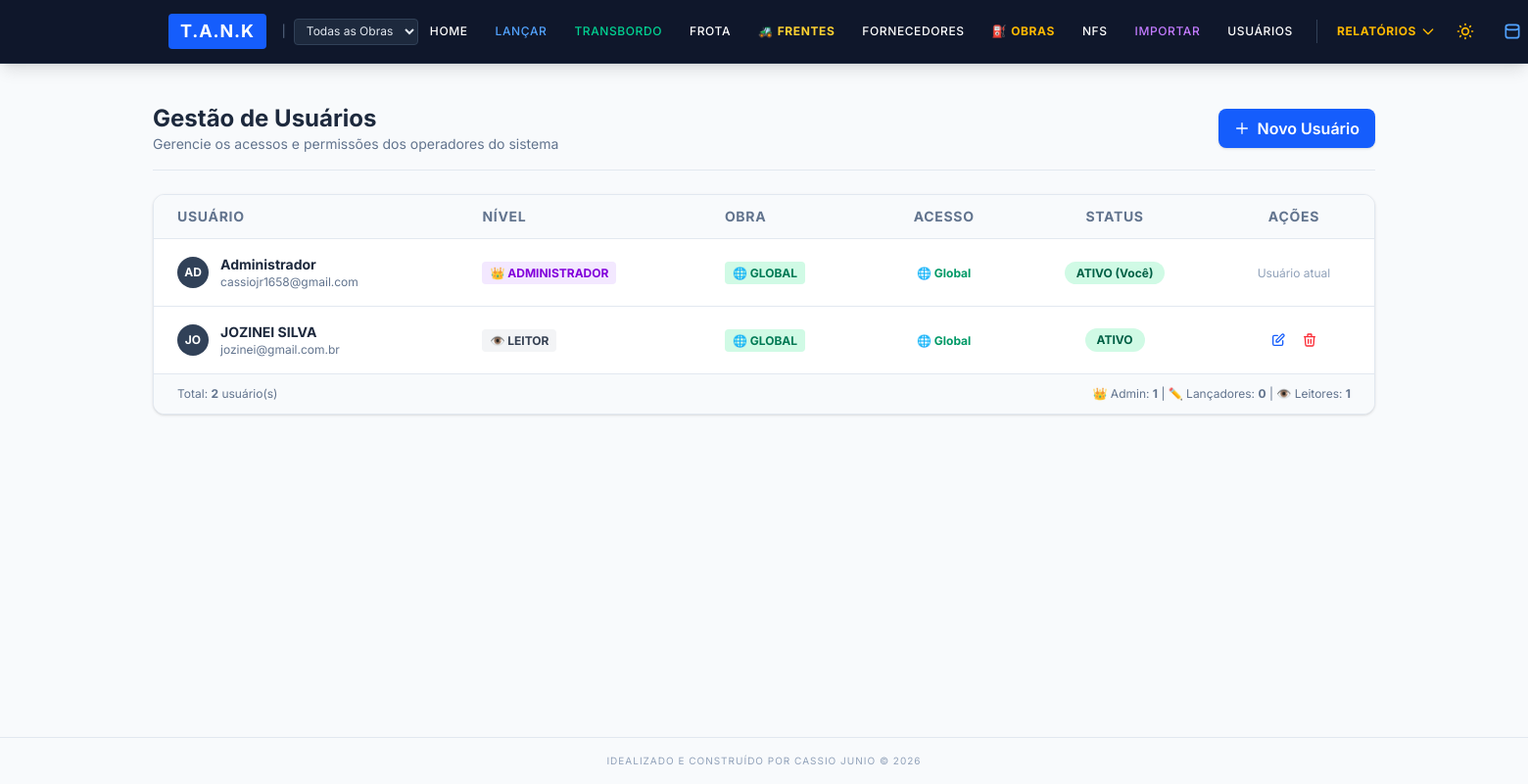
/usuarios (signed in), run on the app's committed database.
### app/models.py (models this page shows, shortened)
class Usuario(UserMixin, db.Model):
    __tablename__ = 'usuarios'
    id = db.Column(db.Integer, primary_key=True)
    nome = db.Column(db.String(100), nullable=False)
    email = db.Column(db.String(120), unique=True, nullable=False, index=True)
    senha_hash = db.Column(db.String(255), nullable=False)
    nivel_acesso = db.Column(db.String(20), nullable=False, default='lancador')
    ativo = db.Column(db.Boolean, default=True, nullable=False)
    data_criacao = db.Column(db.DateTime, default=datetime.utcnow)
    acesso_global = db.Column(db.Boolean, default=False)  # True = vê todas as obras
    obra_padrao_id = db.Column(db.Integer, db.ForeignKey('obras.id'), nullable=True)
    abastecimentos_lancados = db.relationship('Abastecimento', backref='usuario_lancador', lazy=True)
    @property
    def is_admin(self):
        return self.nivel_acesso == 'administrador'
    @property
    def is_lancador(self):
        return self.nivel_acesso in ['administrador', 'lancador']
    @property
    def is_global(self):
        return self.acesso_global or self.is_admin

### app/routes/cadastros.py (the view, shortened to what this page needs)
@cadastros_bp.route('/usuarios', methods=['GET', 'POST'])
@admin_required
def usuarios():
    return render_template(
        'usuarios.html',
        usuarios=Usuario.query.order_by(Usuario.nome).all(),
        obras_lista=Obra.query.filter_by(ativa=True).order_by(Obra.nome).all()
    )

### app/models.py (called while the page is built)
@login_manager.user_loader
def load_user(user_id):
    return Usuario.query.get(int(user_id))

### app/routes/auth.py (called while the page is built)
def admin_required(f):
    @wraps(f)
    def decorated_function(*args, **kwargs):
        if not current_user.is_authenticated or not current_user.is_admin:
            flash('Acesso negado. Funcionalidade restrita a Administradores.', 'danger')
            return redirect(url_for('dashboard.index'))
        return f(*args, **kwargs)
    return decorated_function

### app/templates/usuarios.html (shortened to what this page needs)
{% extends "base.html" %}
{% block content %}
<div x-data="{ openModal: false, editMode: false, usuarioEdit: {} }" class="space-y-6">
    <div class="flex flex-col sm:flex-row sm:items-center sm:justify-between border-b border-slate-200 dark:border-slate-700 pb-4">
        <div>
            <h1 class="text-2xl font-bold text-slate-800 dark:text-white">Gestão de Usuários</h1>
            <p class="text-slate-500 dark:text-slate-400 text-sm">Gerencie os acessos e permissões dos operadores do sistema</p>
        </div>
        <button @click="openModal = true; editMode = false; usuarioEdit = {}"
                class="mt-3 sm:mt-0 bg-blue-600 hover:bg-blue-700 text-white px-4 py-2 rounded-lg font-semibold shadow-sm transition flex items-center gap-2">
            <svg class="w-4 h-4" fill="none" stroke="currentColor" viewBox="0 0 24 24">
                <path stroke-linecap="round" stroke-linejoin="round" stroke-width="2" d="M12 4v16m8-8H4"></path>
            </svg>
            Novo Usuário
        </button>
    </div>
    <div class="bg-white dark:bg-slate-800 rounded-xl shadow-sm border border-slate-200 dark:border-slate-700 overflow-hidden">
        {% if usuarios %}
        <div class="overflow-x-auto">
            <table class="min-w-full divide-y divide-slate-200 dark:divide-slate-700 text-sm">
                <thead class="bg-slate-50 dark:bg-slate-900/50 text-slate-500 dark:text-slate-400 font-semibold uppercase">
                    <tr>
                        <th class="px-6 py-3 text-left tracking-wider">Usuário</th>
                        <th class="px-6 py-3 text-left tracking-wider">Nível</th>
                        <th class="px-6 py-3 text-left tracking-wider">Obra</th>
                        <th class="px-6 py-3 text-center tracking-wider">Acesso</th>
                        <th class="px-6 py-3 text-center tracking-wider">Status</th>
                        <th class="px-6 py-3 text-center tracking-wider">Ações</th>
                    </tr>
                </thead>
                <tbody class="divide-y divide-slate-200 dark:divide-slate-700">
                    {% for user in usuarios %}
                    <tr class="hover:bg-slate-50 dark:hover:bg-slate-700/50 transition">
                        <td class="px-6 py-4">
                            <div class="flex items-center gap-3">
                                <div class="w-8 h-8 rounded-full bg-slate-700 flex items-center justify-center text-white font-bold text-xs">
                                    {{ user.nome[:2].upper() }}
                                </div>
                                <div>
                                    <div class="font-bold text-slate-800 dark:text-white">{{ user.nome }}</div>
                                    <div class="text-xs text-slate-500 dark:text-slate-400">{{ user.email }}</div>
                                </div>
                            </div>
                        </td>
                        <td class="px-6 py-4">
                            <span class="px-2 py-1 rounded text-xs font-bold
                                       {% if user.nivel_acesso == 'administrador' %}
                                       bg-purple-100 text-purple-700 dark:bg-purple-500/20 dark:text-purple-400
                                       {% elif user.nivel_acesso == 'lancador' %}
                                       bg-blue-100 text-blue-700 dark:bg-blue-500/20 dark:text-blue-400
                                       {% else %}
                                       bg-gray-100 text-gray-700 dark:bg-gray-500/20 dark:text-gray-400
                                       {% endif %}">
                                {% if user.nivel_acesso == 'administrador' %}👑{% endif %}
                                {% if user.nivel_acesso == 'leitor' %}👁️{% endif %}
                                {{ user.nivel_acesso | upper }}
                            </span>
                        </td>
                        <td class="px-6 py-4">
                            {% if user.acesso_global %}
                            <span class="text-xs bg-emerald-100 dark:bg-emerald-900/30 text-emerald-700 dark:text-emerald-300 px-2 py-1 rounded font-bold">
                                🌐 GLOBAL
                            </span>
                            {% else %}
                            <span class="text-xs text-slate-400 italic">Não definido</span>
                            {% endif %}
                        </td>
                        <td class="px-6 py-4 text-center">
                            {% if user.acesso_global %}
                            <span class="text-xs text-emerald-600 dark:text-emerald-400 font-bold">🌐 Global</span>
                            {% else %}
                            <span class="text-xs text-amber-600 dark:text-amber-400 font-bold">🏗️ Restrito</span>
                            {% endif %}
                        </td>
                        <td class="px-6 py-4 text-center">
                            {% if user.id != current_user.id %}
                            <form action="{{ url_for('cadastros.toggle_usuario', id=user.id) }}" method="POST" class="inline">
                                <button type="submit"
                                        class="px-3 py-1 rounded-full text-xs font-bold transition
                                               {% if user.ativo %}
                                               bg-emerald-100 text-emerald-800 dark:bg-emerald-500/20 dark:text-emerald-400 hover:bg-emerald-200
                                               {% else %}
                                               bg-red-100 text-red-800 dark:bg-red-500/20 dark:text-red-400 hover:bg-red-200
                                               {% endif %}">
                                    {{ 'ATIVO' if user.ativo else 'INATIVO' }}
                                </button>
                            </form>
                            {% else %}
                            <span class="px-3 py-1 rounded-full text-xs font-bold bg-emerald-100 text-emerald-800 dark:bg-emerald-500/20 dark:text-emerald-400">
                                ATIVO (Você)
                            </span>
                            {% endif %}
                        </td>
                        <td class="px-6 py-4 text-center">
                            {% if user.id != current_user.id %}
                            <div class="flex items-center justify-center gap-2">
                                <button @click="openModal = true; editMode = true; usuarioEdit = {
                                    id: '{{ user.id }}',
                                    nome: '{{ user.nome }}',
                                    email: '{{ user.email }}',
                                    nivel_acesso: '{{ user.nivel_acesso }}',
                                    acesso_global: {{ 'true' if user.acesso_global else 'false' }},
                                    obra_padrao_id: '{{ user.obra_padrao_id or '' }}'
                                }"
                                class="text-blue-600 hover:text-blue-800 dark:text-blue-400 dark:hover:text-blue-300 transition p-1"
                                title="Editar Usuário">
                                    <svg class="w-4 h-4" fill="none" stroke="currentColor" viewBox="0 0 24 24">
                                        <path stroke-linecap="round" stroke-linejoin="round" stroke-width="2" d="M11 5H6a2 2 0 00-2 2v11a2 2 0 002 2h11a2 2 0 002-2v-5m-1.414-9.414a2 2 0 112.828 2.828L11.828 15H9v-2.828l8.586-8.586z"></path>
                                    </svg>
                                </button>
                                <form action="{{ url_for('cadastros.excluir_usuario', id=user.id) }}" method="POST" class="inline"
                                      onsubmit="return confirm('Tem certeza que deseja excluir este usuário?\nSe houver registros vinculados, ele será apenas inativado.');">
                                    <button type="submit"
                                            class="text-red-500 hover:text-red-700 dark:hover:text-red-400 transition p-1"
                                            title="Excluir Usuário">
                                        <svg class="w-4 h-4" fill="none" stroke="currentColor" viewBox="0 0 24 24">
                                            <path stroke-linecap="round" stroke-linejoin="round" stroke-width="2" d="M19 7l-.867 12.142A2 2 0 0116.138 21H7.862a2 2 0 01-1.995-1.858L5 7m5 4v6m4-6v6m1-10V4a1 1 0 00-1-1h-4a1 1 0 00-1 1v3M4 7h16"></path>
                                        </svg>
                                    </button>
                                </form>
                            </div>
                            {% else %}
                            <span class="text-xs text-slate-400">Usuário atual</span>
                            {% endif %}
                        </td>
                    </tr>
                    {% endfor %}
                </tbody>
            </table>
        </div>
        <div class="px-6 py-3 bg-slate-50 dark:bg-slate-900/50 border-t border-slate-200 dark:border-slate-700 flex justify-between items-center text-xs text-slate-500 dark:text-slate-400">
            <span>Total: <strong>{{ usuarios|length }}</strong> usuário(s)</span>
            <span>
                👑 Admin: <strong>{{ usuarios|selectattr('nivel_acesso', 'equalto', 'administrador')|list|length }}</strong> |
                ✏️ Lançadores: <strong>{{ usuarios|selectattr('nivel_acesso', 'equalto', 'lancador')|list|length }}</strong> |
                👁️ Leitores: <strong>{{ usuarios|selectattr('nivel_acesso', 'equalto', 'leitor')|list|length }}</strong>
            </span>
        </div>
        {% endif %}
    </div>
</div>
{% endblock %}

### app/templates/base.html (style rules this page uses)
body { font-family: 'Inter', sans-serif; }

### data on the page
Usuario: nome "AD", nome "Administrador", email "cassiojr1658@gmail.com", nivel_acesso "ADMINISTRADOR", acesso_global "🌐 GLOBAL", shows "ATIVO (Você)", shows "Usuário atual"
Usuario: nome "JO", nome "JOZINEI SILVA", email "jozinei@gmail.com.br", nivel_acesso "LEITOR", acesso_global "🌐 GLOBAL", ativo "ATIVO"

### other printed values
{{ usuarios|length }} "2"
{{ usuarios|selectattr('nivel_acesso', 'equalto', 'lancador')|list|length }} "0"
{{ usuarios|selectattr('nivel_acesso', 'equalto', 'leitor')|list|length }} "1"
